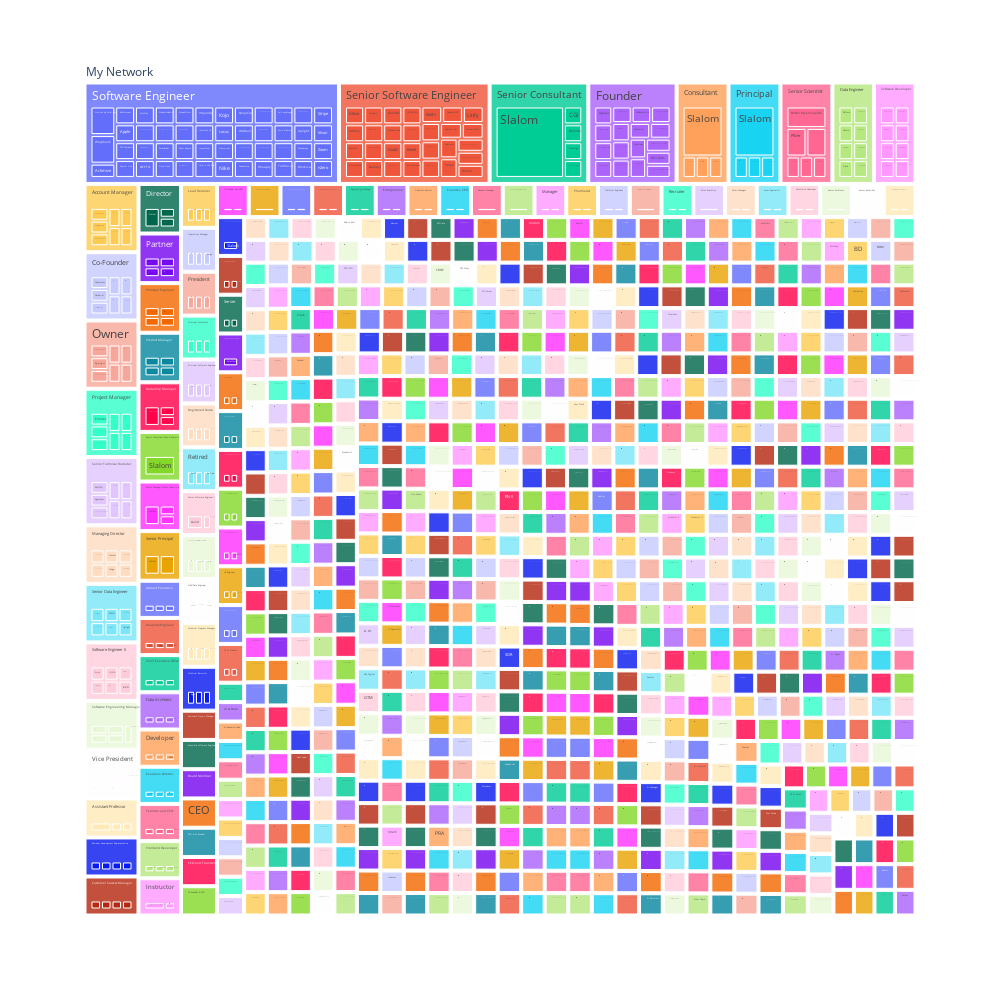

The cell this chart's notebook holds for it:
### Markdown cell above
### Position-centric Perspective

### Code cell
# draw treemap but reverse company and position
fig = px.treemap(df, path=['My Network', 'Position', 'Company'], width=1000, height=1000)
fig.show()

### Figure 1 — Plotly figure (JSON) as saved in the notebook; plotly's stock layout.template omitted (floating-point values rounded to 4 significant figures; data arrays with more than 128 entries replaced by an {"elided": "..."} marker saying what was removed)
{"data": [{"branchvalues": "total", "domain": {"x": [0, 1], "y": [0, 1]}, "hovertemplate": "labels=%{label}<br>count=%{value}<br>parent=%{parent}<br>id=%{id}<extra></extra>", "ids": {"elided": "2258 str values"}, "labels": {"elided": "2258 str values"}, "name": "", "parents": {"elided": "2258 str values"}, "type": "treemap", "values": {"elided": "2258 int values"}}], "layout": {"height": 1000, "legend": {"tracegroupgap": 0}, "margin": {"t": 60}, "width": 1000}}
